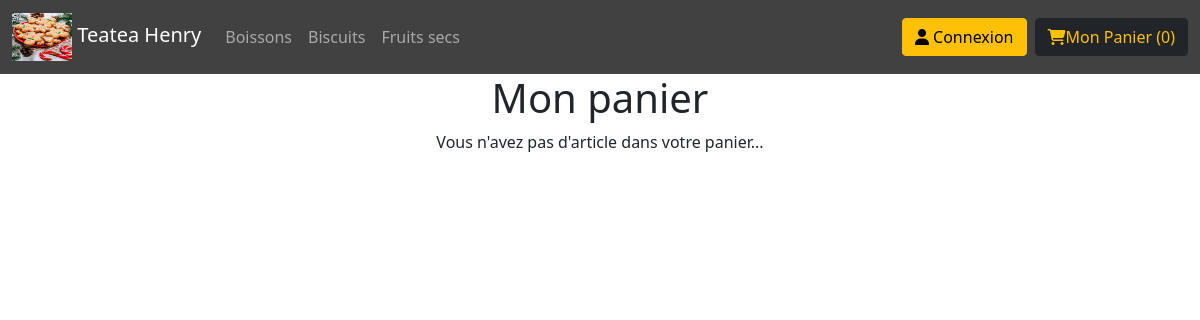
/index.php?action=afficherPanier, run on the app's committed database.
### tables this page shows
CREATE TABLE `categories` (
  `id` tinyint(4) NOT NULL,
  `name` varchar(100) NOT NULL,
  `image` varchar(50) NOT NULL
);

### Controller/controller.php (called while the page is built, shortened)
<?php
require_once './Model/DialogueBD.php';
function afficherPanier()
{
    try {
        $undlg = new DialogueBD();
        $categories = $undlg->getCategories();
        if (isset($_SESSION['SESS_ORDERNUM'])) {
            $products = $undlg->getProductsOrder($_SESSION['SESS_ORDERNUM']);
            $total = $undlg->getTotal($_SESSION['SESS_ORDERNUM']);
            $connOK = true;
        } else {
            $connOK = false;
        }
        require_once './View/panierView.php';
    } catch (Exception $e) {
        $erreur = $e->getMessage();
    }
}

### Model/DialogueBD.php (called while the page is built, shortened)
<?php
class DialogueBD
{
    public function getCategories()
    {
        try {
            $conn = Connexion::getConnexion();
            $sql = "SELECT * FROM categories";
            $sth = $conn->prepare($sql);
            $sth->execute();
            $cat = $sth->fetchAll(PDO::FETCH_ASSOC);
            return $cat;
        } catch (PDOException $e) {
            $erreur = $e->getMessage();
        }
    }
}

### View/panierView.php (the view, shortened to what this page needs)
<nav class="navbar navbar-expand-lg navbar-dark" style="background-color: #414141;">
    <div class="container-fluid">
        <a class="navbar-brand" href="./index.php">
            <img src="./productimages/biscuitNoel.png" alt="" width="60" height="48" class="d-inline-block">
            Teatea Henry
        </a>
        <div class="collapse navbar-collapse" id="navbarNav">
            <ul class="navbar-nav me-auto">
                <?php
                foreach ($categories as $cat) {
                    echo '
                        <li class="nav-item">
                            <a class="nav-link" href="index.php?action=' . $cat['id'] . '">' . $cat['name'] . '</a>
                        </li>';
                }
                ?>
            </ul>
            <?php
            if (isset($_SESSION['NAME'])) {
                echo '
                    <a class="btn btn-dark text-warning " href="index.php?action=deconnexion">Déconnexion</a>
                    <div class="me-2">
                        <button class="btn btn-warning" type="button" id="dropdownUser" data-bs-toggle="dropdown" aria-expanded="false">
                            <i class="fas fa-user"></i>
                                ' . $_SESSION['NAME'] . '
                        </button>
                    </div>';
            } else echo '<a class="btn btn-warning me-2" href="index.php?action=connexionPage" role="button"><i class="fas fa-user"></i> Connexion</a>';
            ?>
            <a class="btn btn-dark text-warning" href="index.php?action=afficherPanier" role="button"><i class="fas fa-shopping-cart"></i>Mon Panier (<?php
                                                                                                                                                        if (isset($_SESSION['NB_PANIER']))
                                                                                                                                                            echo $_SESSION['NB_PANIER'];
                                                                                                                                                        else echo '0'
                                                                                                                                                        ?>)</a>
        </div>
    </div>
</nav>
<div class="text-center">
    <?php
    echo "<h1> Mon panier</h1>";
    ?>
</div>
<div class="container">
    <?php
    if (!$connOK || count($products) == 0) {
        echo "<div class=\"text-center\">
                <p> Vous n'avez pas d'article dans votre panier... </p>
              </div>";
    }
    ?>
</div>
<?php
require_once 'template.php';
?>

### data on the page
categories: name "Boissons"
categories: name "Biscuits"
categories: name "Fruits secs"
